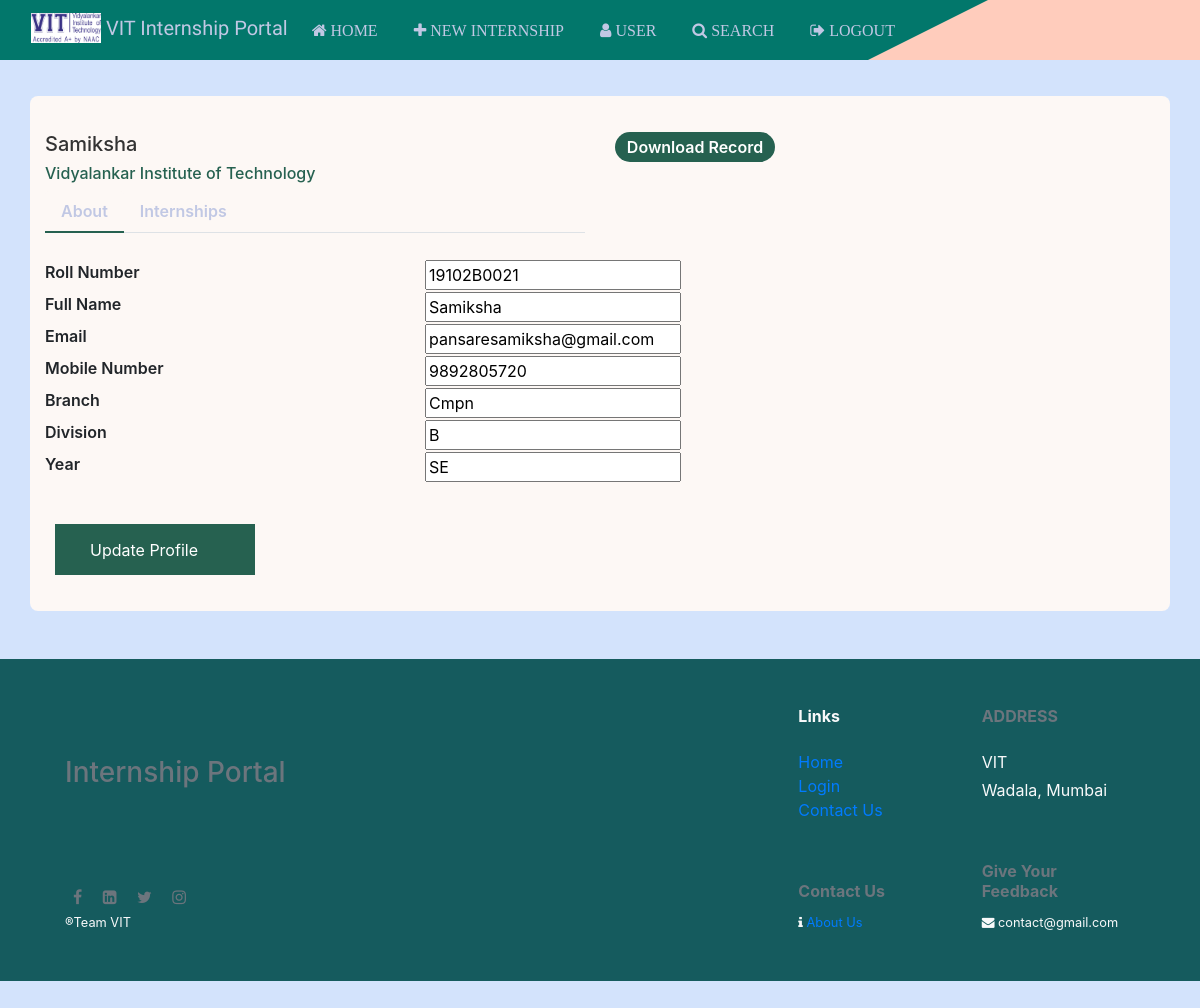
Page /editprofile (signed in) on the earlier database version.
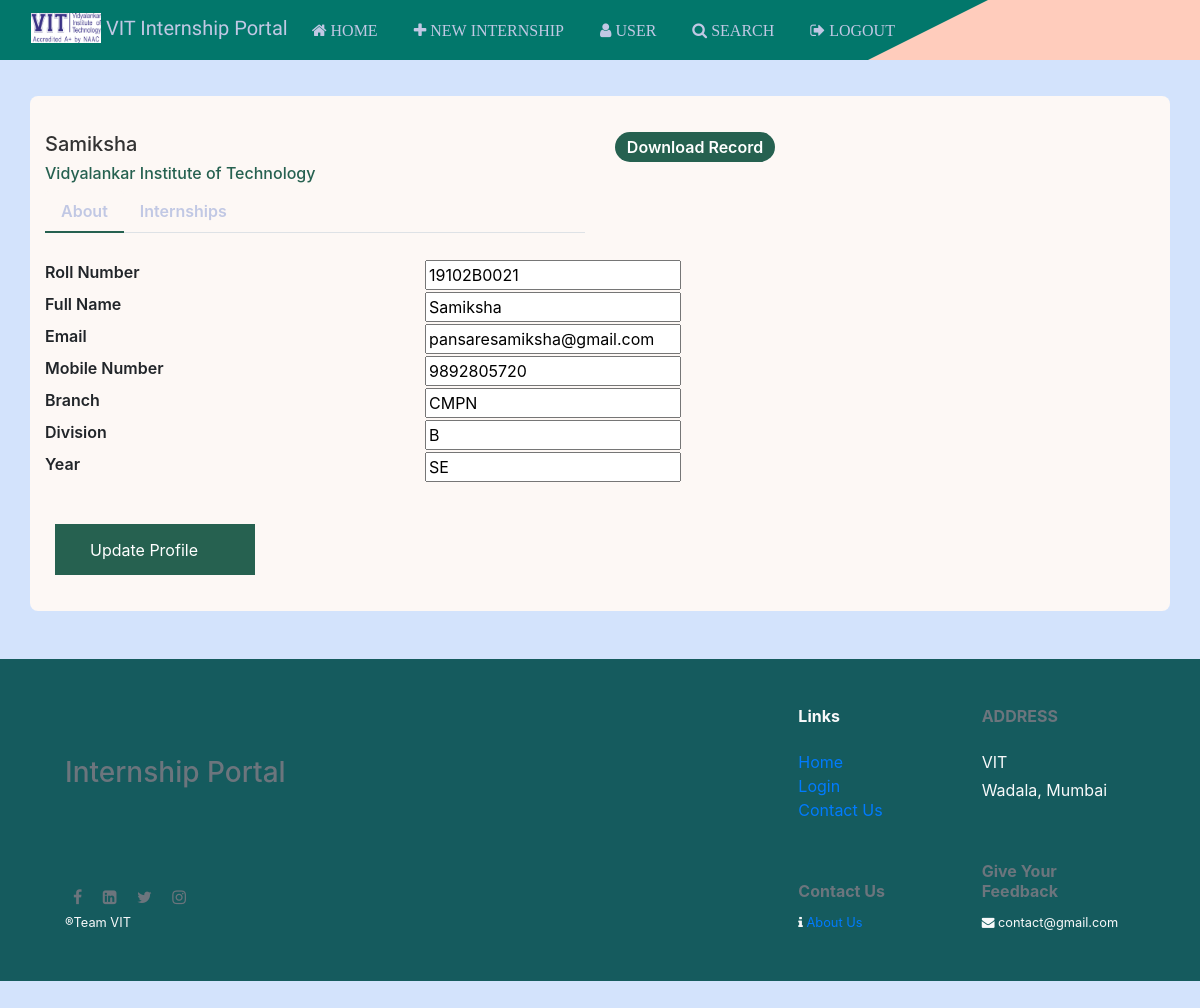
Same page on the later database version.
### app.py (models this page shows)
class Users(UserMixin, db.Model):
    id = db.Column(db.Integer, primary_key=True)
    fullname = db.Column(db.String(150))
    rollno = db.Column(db.String(15), unique=True)
    password = db.Column(db.String(80))
    mobileno = db.Column(db.String(15))
    email = db.Column(db.String(50))
    dept = db.Column(db.String(15))
    div = db.Column(db.String(15))
    year = db.Column(db.String(15))
    linkedIn_username = db.Column(db.Text)

### app.py (the view, shortened to what this page needs)
@app.route('/editprofile', methods=['GET', 'POST'])
def editprofile():
    return render_template('editprofile.html')

### app.py (called while the page is built)
@login_manager.user_loader
def load_user(user_id):
    return Users.query.get(int(user_id))

### templates/editprofile.html (shortened to what the changed rows need)
<!DOCTYPE html>
<html lang="en">
  <head>
    <link rel="stylesheet" href="../static/css/styles.css" />
    <link rel="stylesheet" href="../static/css/profile.css" />
    <link
      rel="stylesheet"
      href="https://cdnjs.cloudflare.com/ajax/libs/font-awesome/4.7.0/css/font-awesome.min.css"
    />
    <link
      rel="stylesheet"
      href="https://maxcdn.bootstrapcdn.com/bootstrap/4.0.0/css/bootstrap.min.css"
    />
  </head>
  <body style="background-color: #d3e3fc">
    <div class="container emp-profile">
      <form method="post">
        <div class="row">
          <div class="col-md-6">
            <div class="profile-head">
              <h5>{{current_user.fullname}}</h5>
              <h6>Vidyalankar Institute of Technology</h6>
              <ul class="nav nav-tabs" id="myTab" role="tablist">
                <li class="nav-item">
                </li>
                <li class="nav-item">
                </li>
              </ul>
            </div>
          </div>
        </div>
        <div class="row">
          <div class="col-md-8">
            <div class="tab-content profile-tab" id="myTabContent">
              <div
                class="tab-pane fade show active"
                id="home"
                role="tabpanel"
                aria-labelledby="home-tab"
              >
                <div class="row">
                  <div class="col-md-6">
                    <input type="text" name="rollno" value="{{current_user.rollno}}"/>
                  </div>
                </div>
                <div class="row">
                  <div class="col-md-6">
                    <input type="text" name="fullname" value="{{current_user.fullname}}"/>
                  </div>
                </div>
                <div class="row">
                  <div class="col-md-6">
                    <input type="text" name="email" value="{{current_user.email}}"/>
                  </div>
                </div>
                <div class="row">
                  <div class="col-md-6">
                    <input type="text" name="mobileno" value="{{current_user.mobileno}}"/>
                  </div>
                </div>
                <div class="row">
                  <div class="col-md-6">
                    <input type="text" name="dept" value="{{current_user.dept}}"/>
                  </div>
                </div>
                <div class="row">
                  <div class="col-md-6">
                    <input type="text" name="div" value="{{current_user.div}}"/>
                  </div>
                </div>
                <div class="row">
                  <div class="col-md-6">
                    <input type="text" name="year" value="{{current_user.year}}"/>
                  </div>
                </div>
              </div>
              </div>
            </div>
          </div>
        </div>
  </body>
</html>

Differences in the rows shown:
changed Users "Samiksha": dept "Cmpn" → "CMPN"
